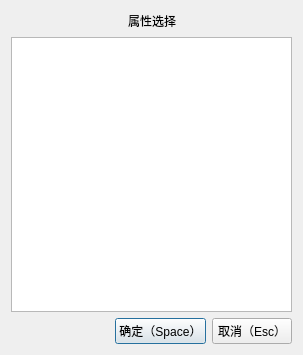
<?xml version="1.0" encoding="UTF-8"?>
<ui version="4.0">
 <class>Dialog</class>
 <widget class="QDialog" name="Dialog">
  <property name="geometry">
   <rect>
    <x>0</x>
    <y>0</y>
    <width>303</width>
    <height>355</height>
   </rect>
  </property>
  <property name="windowTitle">
   <string>属性选择</string>
  </property>
  <layout class="QVBoxLayout" name="verticalLayout_3">
   <item>
    <layout class="QHBoxLayout" name="horizontalLayout_3">
     <item>
      <layout class="QVBoxLayout" name="verticalLayout">
       <item>
        <layout class="QHBoxLayout" name="horizontalLayout">
         <item>
          <spacer name="horizontalSpacer">
           <property name="orientation">
            <enum>Qt::Horizontal</enum>
           </property>
           <property name="sizeHint" stdset="0">
            <size>
             <width>40</width>
             <height>20</height>
            </size>
           </property>
          </spacer>
         </item>
         <item>
          <widget class="SubtitleLabel" name="SubtitleLabel">
           <property name="text">
            <string>属性选择</string>
           </property>
          </widget>
         </item>
         <item>
          <spacer name="horizontalSpacer_2">
           <property name="orientation">
            <enum>Qt::Horizontal</enum>
           </property>
           <property name="sizeHint" stdset="0">
            <size>
             <width>40</width>
             <height>20</height>
            </size>
           </property>
          </spacer>
         </item>
        </layout>
       </item>
       <item>
        <widget class="ListView" name="ListView"/>
       </item>
      </layout>
     </item>
    </layout>
   </item>
   <item>
    <layout class="QHBoxLayout" name="horizontalLayout_7">
     <item>
      <spacer name="horizontalSpacer_5">
       <property name="orientation">
        <enum>Qt::Horizontal</enum>
       </property>
       <property name="sizeHint" stdset="0">
        <size>
         <width>40</width>
         <height>20</height>
        </size>
       </property>
      </spacer>
     </item>
     <item>
      <widget class="PushButton" name="okPb">
       <property name="text">
        <string>确定（Space）</string>
       </property>
       <property name="shortcut">
        <string>Space</string>
       </property>
      </widget>
     </item>
     <item>
      <widget class="PushButton" name="cancelPb">
       <property name="text">
        <string>取消（Esc）</string>
       </property>
       <property name="shortcut">
        <string>Esc</string>
       </property>
      </widget>
     </item>
    </layout>
   </item>
  </layout>
 </widget>
 <customwidgets>
  <customwidget>
   <class>PushButton</class>
   <extends>QPushButton</extends>
   <header>qfluentwidgets</header>
  </customwidget>
  <customwidget>
   <class>SubtitleLabel</class>
   <extends>QLabel</extends>
   <header>qfluentwidgets</header>
  </customwidget>
  <customwidget>
   <class>ListView</class>
   <extends>QListView</extends>
   <header>qfluentwidgets</header>
  </customwidget>
 </customwidgets>
 <resources/>
 <connections/>
</ui>
